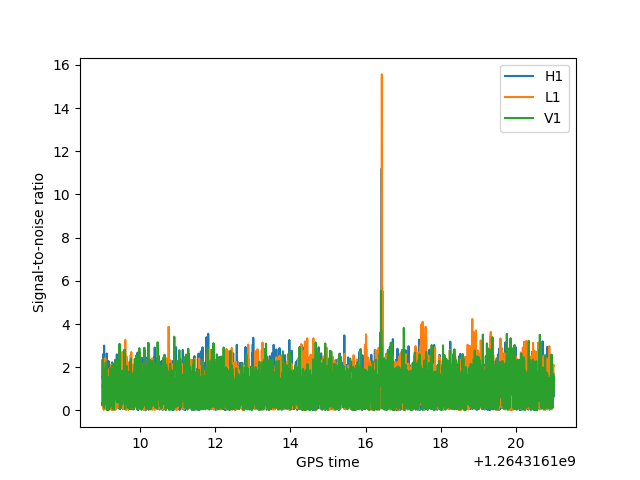

Recreate this plot in Python.
import readligo
import numpy as np
import matplotlib.pyplot as plt
from pycbc import types, waveform
from pycbc.psd import interpolate, welch
from pycbc.filter import highpass_fir, lowpass_fir, matched_filter

H1 = 'H-H1_GWOSC_4KHZ_R1-1264316101-32.hdf5'
L1 = 'L-L1_GWOSC_4KHZ_R1-1264316101-32.hdf5'
V1 = 'V-V1_GWOSC_4KHZ_R1-1264316101-32.hdf5'

i = 0

for data,dect in zip([H1, L1, V1],['H1','L1','V1']) :
	strain, time, channel_dict = readligo.loaddata(data)
	time = types.TimeSeries(time , delta_t = 1/4096)
	strain = types.TimeSeries(strain , delta_t = 1/4096)
	strain = highpass_fir(strain, 15, 8)
	psd = interpolate(welch(strain), 1/strain.duration)
	strain = highpass_fir(strain, 36, 8)
	strain = lowpass_fir(strain, 500, 8)
	strain = strain.to_frequencyseries()
	sp,sc = waveform.get_fd_waveform(approximant = 'IMRPhenomD' ,
					mass1 = 34.5 ,
					mass2 = 28.9 ,
					delta_f = 1/strain.duration ,
					f_lower = 20)
	sp.resize(len(strain))
	SNR = matched_filter(sp, strain, psd=psd, low_frequency_cutoff=20)
	SNR = SNR.time_slice(8,20)
	time = time.time_slice(8,20)
	plt.plot(time, abs(SNR), label = dect)
	plt.xlabel('GPS time')
	plt.ylabel('Signal-to-noise ratio')
	i = i + 1

plt.legend()
plt.show()
